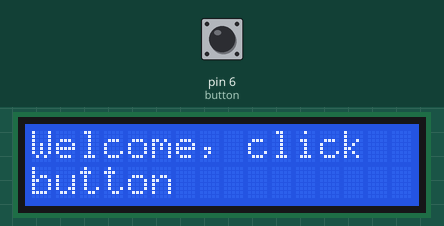
Simulated run of this sketch. Board: Arduino Uno, built with avr-gcc and run on an emulated ATmega328P. On the bench: 16×2 character LCD. The test bench sets the inputs (shaded band); at power-on: pin 6 (button) LOW.

Above: at 1.2 s.
1.3 s: pin 6 (button) pulled HIGH for 0.15 s
At 2.1 s:
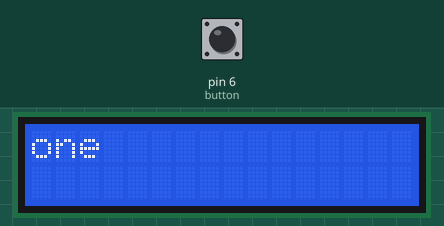
4.4 s: pin 6 (button) pulled HIGH for 1 s
At 5.7 s:
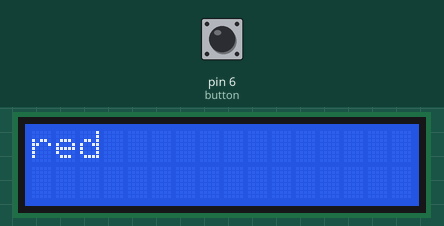
8.4 s: pin 6 (button) pulled HIGH for 3.2 s
At 10.1 s:
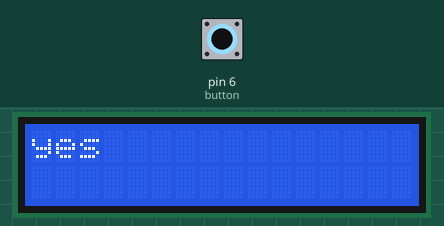
13.1 s: pin 6 (button) pulled HIGH for 0.15 s
At 14.5 s:
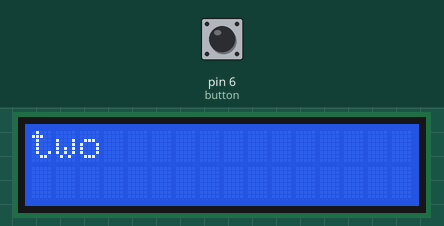
16.2 s: pin 6 (button) pulled HIGH for 1 s
At 18.9 s:
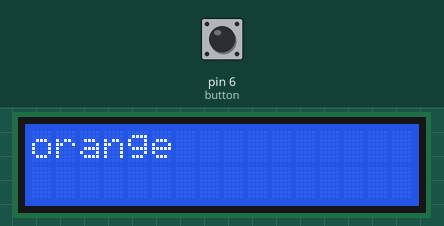
20.2 s: pin 6 (button) pulled HIGH for 1 s
At 22.6 s:
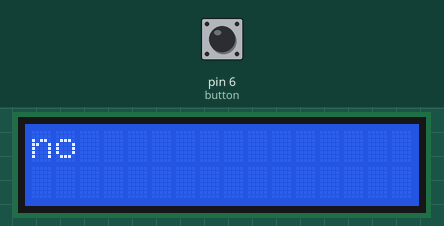
Timing chart, 0 to 24.1 s (numbered marks = the images above; inputs shaded):
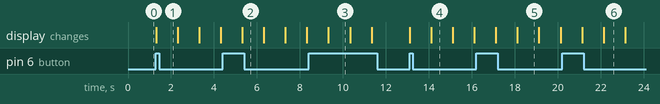

The sketch:

lab_8_level_3.ino
```cpp
//Sebastian Bruce
//Date: November 2 2023
//Description: choose from list

#include <LiquidCrystal.h>
//Initialise the Serial LCD.
LiquidCrystal lcd(12,11,5,4,3,2); //These pin numbers are hard coded in on the serial backpack board.
String words1[5] = {"one", "two", "three", "four", "five"};
String words2[5] = {"red", "orange", "yellow", "green", "blue"};
String words3[5] = {"yes", "no", "maybe", "always", "never"};
int ans[2] = {0, 0};
int button = 6;
int choice1 = 0;
int choice2 = 0;
int choice3 = 0;

void setup()
{
  lcd.begin (16,2); //Initialize the LCD.
  pinMode(button, INPUT);
  Serial.begin(9600);
}

void loop(){

  //level 3
  lcd.clear();
  lcd.setCursor(0,0); //goto first column and first line (0,0)
  lcd.print("Welcome, click"); //Print at cursor Location
  lcd.setCursor(0,1); //goto first column and second line (0,1)
  lcd.print("button"); //Print at cursor Location
  delay(500);
  while(digitalRead(button) == LOW){}
  firstWords();
  secondWords();
  thirdWords();
  lcd.clear();
  lcd.setCursor(0,0); //goto first column and first line (0,0)
  lcd.print(words1[choice1]); //Print at cursor Location
  lcd.print(", ");
  lcd.print(words2[choice2]); //Print at cursor Location
  lcd.print(",");
  lcd.setCursor(0,1);
  lcd.print(words3[choice3]); //Print at cursor Location
  delay(1000);
  while(digitalRead(button) == LOW){}
}

void firstWords() {
  for(int i=0; i<5; i++) {
    lcd.clear();
    lcd.setCursor(0,0); //goto first column and first line (0,0)
    lcd.print(words1[i]); //Print at cursor Location
    delay(1000);
    if (digitalRead(button) == HIGH) {
      choice1 = i;
      break;
    }
    if(i==4) {i = -1;}
  }
}

void secondWords() {
  for(int i=0; i<5; i++) {
    lcd.clear();
    lcd.setCursor(0,0); //goto first column and first line (0,0)
    lcd.print(words2[i]); //Print at cursor Location
    delay(1000);
    if (digitalRead(button) == HIGH) {
      choice2 = i;
      break;
    }
    if(i==4) {i = -1;}
  }
}

void thirdWords() {
  for(int i=0; i<5; i++) {
    lcd.clear();
    lcd.setCursor(0,0); //goto first column and first line (0,0)
    lcd.print(words3[i]); //Print at cursor Location
    delay(1000);
    if (digitalRead(button) == HIGH) {
      choice3 = i;
      break;
    }
    if(i==4) {i = -1;}
  }
}
```

Measured:
- after the input at 1.3 s, the display: changes at once (image 1)
- after the input at 4.4 s, the display: changes after 0.91 s (image 2)
- after the input at 8.4 s, the display: changes after 0.93 s (image 3)
- after the input at 13.1 s, the display: first changes at once (image 4 shows a later state)
- after the input at 16.2 s, the display: first changes after 0.91 s (image 5 shows a later state)
- after the input at 20.2 s, the display: first changes after 0.93 s (image 6 shows a later state)
- what the display in image 3 shows lasts 1.0 s, from 9.3 s to 10.3 s
